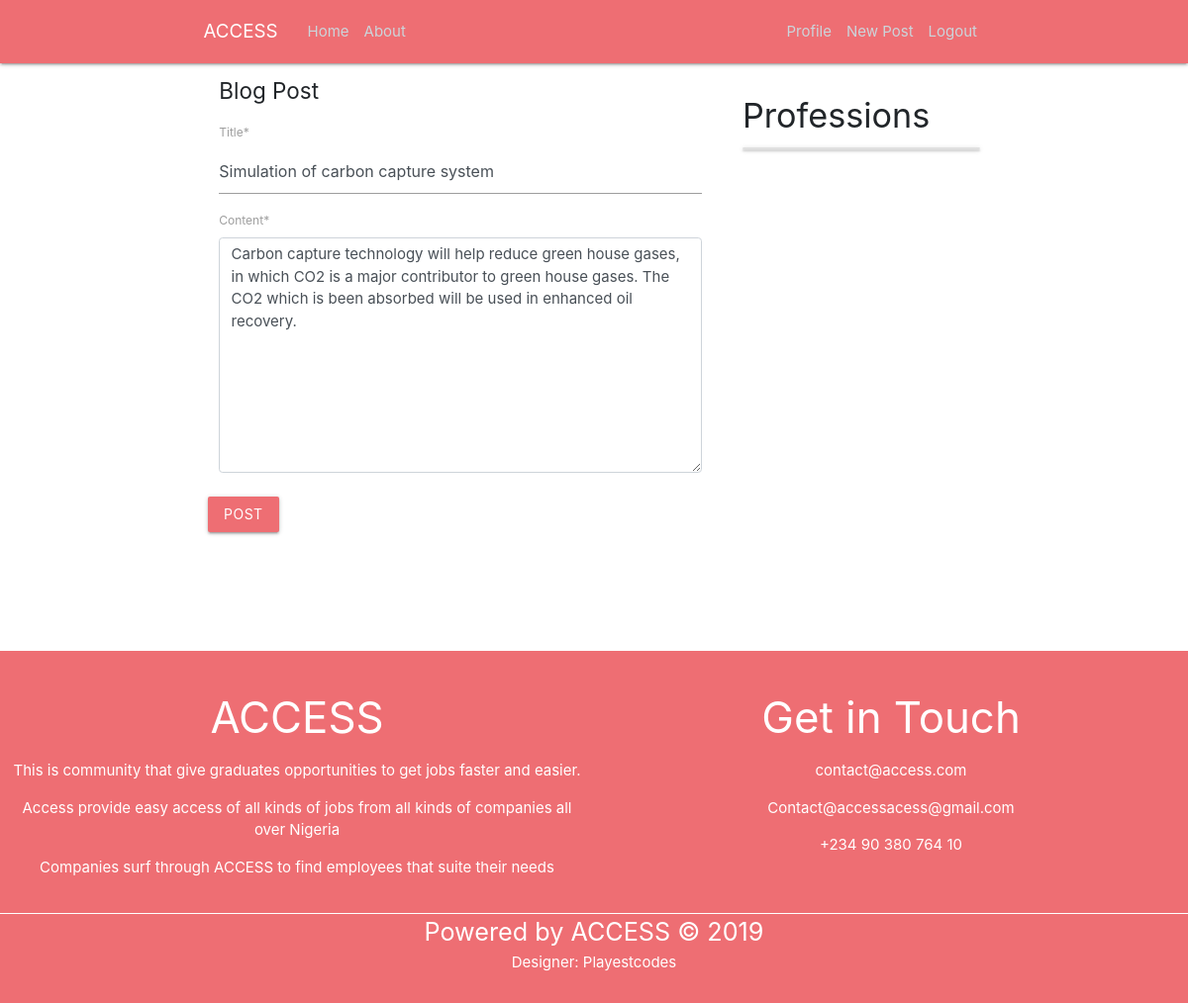
Page /post/18/update/ (signed in) on the committed database.
### blog/models.py (models this page shows, shortened)
class Post(models.Model):
 title = models.CharField(max_length=100)
 content = models.TextField()
 date_posted = models.DateTimeField(default=timezone.now)
 author = models.ForeignKey(User, on_delete=models.CASCADE)

### blog/views.py (the view, shortened to what this page needs)
# urls.py: path('post/<int:pk>/update/', PostUpdateView.as_view(), name='post-update'),
class PostUpdateView(LoginRequiredMixin, UserPassesTestMixin, UpdateView):
    model = Post
    fields = ['title', 'content']
    def test_func(self):
        post = self.get_object()
        if self.request.user == post.author:
            return True
        return False

### blog/templates/blog/post_form.html (shortened to what this page needs)
{% extends "blog/base.html" %}
{% load crispy_forms_tags %}
{% block content %}
<div>
    <form method="POST">
        <fieldset>
         <legend>Blog Post</legend>
         {{ form|crispy }}
        </fieldset>
        <div>
            <button class="btn" style="background-color: #ee6e73;" type="submit">Post</button>
        </div>
    </form>
</div>
{% endblock content %}

### blog/static/blog/main.css (style rules this page uses)
body { box-sizing: border-box; margin-top: 5rem; }

### rows in the picture
Post: title "Simulation of carbon capture system", content "Carbon capture technology will help reduce green house gases, in which CO2 is a major contributor to green house gases. The CO2 which is been absorbed will be used in enhanced oil recovery."
